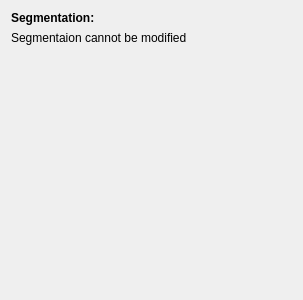
<?xml version="1.0" encoding="UTF-8"?>
<ui version="4.0">
 <class>NoFilterRefiner</class>
 <widget class="QWidget" name="NoFilterRefiner">
  <property name="geometry">
   <rect>
    <x>0</x>
    <y>0</y>
    <width>303</width>
    <height>300</height>
   </rect>
  </property>
  <layout class="QVBoxLayout" name="verticalLayout">
   <item>
    <layout class="QHBoxLayout" name="horizontalLayout">
     <item>
      <widget class="QLabel" name="label">
       <property name="sizePolicy">
        <sizepolicy hsizetype="Maximum" vsizetype="Preferred">
         <horstretch>0</horstretch>
         <verstretch>0</verstretch>
        </sizepolicy>
       </property>
       <property name="text">
        <string>&lt;b&gt;Segmentation: &lt;/b&gt;</string>
       </property>
       <property name="textInteractionFlags">
        <set>Qt::NoTextInteraction</set>
       </property>
      </widget>
     </item>
     <item>
      <widget class="QLabel" name="m_segmantionName">
       <property name="text">
        <string/>
       </property>
       <property name="wordWrap">
        <bool>true</bool>
       </property>
      </widget>
     </item>
    </layout>
   </item>
   <item>
    <widget class="QLabel" name="label_2">
     <property name="text">
      <string>Segmentaion cannot be modified</string>
     </property>
    </widget>
   </item>
   <item>
    <spacer name="verticalSpacer">
     <property name="orientation">
      <enum>Qt::Vertical</enum>
     </property>
     <property name="sizeHint" stdset="0">
      <size>
       <width>20</width>
       <height>40</height>
      </size>
     </property>
    </spacer>
   </item>
  </layout>
 </widget>
 <resources/>
 <connections/>
</ui>
